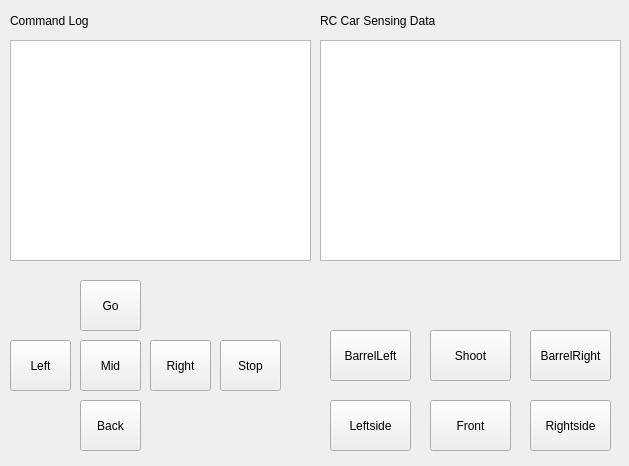
<?xml version="1.0" encoding="UTF-8"?>
<ui version="4.0">
 <class>MainWindow</class>
 <widget class="QMainWindow" name="MainWindow">
  <property name="geometry">
   <rect>
    <x>0</x>
    <y>0</y>
    <width>629</width>
    <height>466</height>
   </rect>
  </property>
  <property name="windowTitle">
   <string>MainWindow</string>
  </property>
  <widget class="QWidget" name="centralwidget">
   <widget class="QPlainTextEdit" name="cmd_text">
    <property name="geometry">
     <rect>
      <x>10</x>
      <y>40</y>
      <width>301</width>
      <height>221</height>
     </rect>
    </property>
   </widget>
   <widget class="QPushButton" name="btn_go">
    <property name="geometry">
     <rect>
      <x>80</x>
      <y>280</y>
      <width>61</width>
      <height>51</height>
     </rect>
    </property>
    <property name="text">
     <string>Go</string>
    </property>
   </widget>
   <widget class="QPushButton" name="btn_mid">
    <property name="geometry">
     <rect>
      <x>80</x>
      <y>340</y>
      <width>61</width>
      <height>51</height>
     </rect>
    </property>
    <property name="text">
     <string>Mid</string>
    </property>
   </widget>
   <widget class="QPushButton" name="btn_right">
    <property name="geometry">
     <rect>
      <x>150</x>
      <y>340</y>
      <width>61</width>
      <height>51</height>
     </rect>
    </property>
    <property name="text">
     <string>Right</string>
    </property>
   </widget>
   <widget class="QPushButton" name="btn_left">
    <property name="geometry">
     <rect>
      <x>10</x>
      <y>340</y>
      <width>61</width>
      <height>51</height>
     </rect>
    </property>
    <property name="text">
     <string>Left</string>
    </property>
   </widget>
   <widget class="QPushButton" name="btn_back">
    <property name="geometry">
     <rect>
      <x>80</x>
      <y>400</y>
      <width>61</width>
      <height>51</height>
     </rect>
    </property>
    <property name="text">
     <string>Back</string>
    </property>
   </widget>
   <widget class="QPushButton" name="btn_stop">
    <property name="geometry">
     <rect>
      <x>220</x>
      <y>340</y>
      <width>61</width>
      <height>51</height>
     </rect>
    </property>
    <property name="text">
     <string>Stop</string>
    </property>
   </widget>
   <widget class="QPushButton" name="btn_shoot">
    <property name="geometry">
     <rect>
      <x>430</x>
      <y>330</y>
      <width>81</width>
      <height>51</height>
     </rect>
    </property>
    <property name="text">
     <string>Shoot</string>
    </property>
   </widget>
   <widget class="QPlainTextEdit" name="sen_text">
    <property name="geometry">
     <rect>
      <x>320</x>
      <y>40</y>
      <width>301</width>
      <height>221</height>
     </rect>
    </property>
   </widget>
   <widget class="QPushButton" name="btn_leftside">
    <property name="geometry">
     <rect>
      <x>330</x>
      <y>400</y>
      <width>81</width>
      <height>51</height>
     </rect>
    </property>
    <property name="text">
     <string>Leftside</string>
    </property>
   </widget>
   <widget class="QPushButton" name="btn_front">
    <property name="geometry">
     <rect>
      <x>430</x>
      <y>400</y>
      <width>81</width>
      <height>51</height>
     </rect>
    </property>
    <property name="text">
     <string>Front</string>
    </property>
   </widget>
   <widget class="QPushButton" name="btn_rightside">
    <property name="geometry">
     <rect>
      <x>530</x>
      <y>400</y>
      <width>81</width>
      <height>51</height>
     </rect>
    </property>
    <property name="text">
     <string>Rightside</string>
    </property>
   </widget>
   <widget class="QLabel" name="cmmand_log">
    <property name="geometry">
     <rect>
      <x>10</x>
      <y>10</y>
      <width>121</width>
      <height>22</height>
     </rect>
    </property>
    <property name="text">
     <string>Command Log</string>
    </property>
   </widget>
   <widget class="QLabel" name="sensing_data">
    <property name="geometry">
     <rect>
      <x>320</x>
      <y>10</y>
      <width>151</width>
      <height>22</height>
     </rect>
    </property>
    <property name="text">
     <string>RC Car Sensing Data</string>
    </property>
   </widget>
   <widget class="QPushButton" name="btn_barrelLeft">
    <property name="geometry">
     <rect>
      <x>330</x>
      <y>330</y>
      <width>81</width>
      <height>51</height>
     </rect>
    </property>
    <property name="text">
     <string>BarrelLeft</string>
    </property>
   </widget>
   <widget class="QPushButton" name="btn_barrelRight">
    <property name="geometry">
     <rect>
      <x>530</x>
      <y>330</y>
      <width>81</width>
      <height>51</height>
     </rect>
    </property>
    <property name="text">
     <string>BarrelRight</string>
    </property>
   </widget>
   <widget class="QLabel" name="shot_check">
    <property name="geometry">
     <rect>
      <x>427</x>
      <y>280</y>
      <width>91</width>
      <height>22</height>
     </rect>
    </property>
    <property name="text">
     <string/>
    </property>
   </widget>
  </widget>
 </widget>
 <resources/>
 <connections>
  <connection>
   <sender>btn_go</sender>
   <signal>clicked()</signal>
   <receiver>MainWindow</receiver>
   <slot>clickedGo()</slot>
   <hints>
    <hint type="sourcelabel">
     <x>140</x>
     <y>330</y>
    </hint>
    <hint type="destinationlabel">
     <x>224</x>
     <y>332</y>
    </hint>
   </hints>
  </connection>
  <connection>
   <sender>btn_right</sender>
   <signal>clicked()</signal>
   <receiver>MainWindow</receiver>
   <slot>clickedRight()</slot>
   <hints>
    <hint type="sourcelabel">
     <x>210</x>
     <y>390</y>
    </hint>
    <hint type="destinationlabel">
     <x>315</x>
     <y>399</y>
    </hint>
   </hints>
  </connection>
  <connection>
   <sender>btn_left</sender>
   <signal>clicked()</signal>
   <receiver>MainWindow</receiver>
   <slot>clickedLeft()</slot>
   <hints>
    <hint type="sourcelabel">
     <x>70</x>
     <y>390</y>
    </hint>
    <hint type="destinationlabel">
     <x>40</x>
     <y>396</y>
    </hint>
   </hints>
  </connection>
  <connection>
   <sender>btn_mid</sender>
   <signal>clicked()</signal>
   <receiver>MainWindow</receiver>
   <slot>clickedMid()</slot>
   <hints>
    <hint type="sourcelabel">
     <x>140</x>
     <y>390</y>
    </hint>
    <hint type="destinationlabel">
     <x>86</x>
     <y>327</y>
    </hint>
   </hints>
  </connection>
  <connection>
   <sender>btn_back</sender>
   <signal>clicked()</signal>
   <receiver>MainWindow</receiver>
   <slot>clickedBack()</slot>
   <hints>
    <hint type="sourcelabel">
     <x>140</x>
     <y>450</y>
    </hint>
    <hint type="destinationlabel">
     <x>238</x>
     <y>446</y>
    </hint>
   </hints>
  </connection>
  <connection>
   <sender>btn_stop</sender>
   <signal>clicked()</signal>
   <receiver>MainWindow</receiver>
   <slot>clickedStop()</slot>
   <hints>
    <hint type="sourcelabel">
     <x>280</x>
     <y>390</y>
    </hint>
    <hint type="destinationlabel">
     <x>365</x>
     <y>329</y>
    </hint>
   </hints>
  </connection>
  <connection>
   <sender>btn_shoot</sender>
   <signal>clicked()</signal>
   <receiver>MainWindow</receiver>
   <slot>clickedShoot()</slot>
   <hints>
    <hint type="sourcelabel">
     <x>490</x>
     <y>319</y>
    </hint>
    <hint type="destinationlabel">
     <x>455</x>
     <y>355</y>
    </hint>
   </hints>
  </connection>
  <connection>
   <sender>btn_leftside</sender>
   <signal>pressed()</signal>
   <receiver>MainWindow</receiver>
   <slot>leftPress()</slot>
   <hints>
    <hint type="sourcelabel">
     <x>349</x>
     <y>371</y>
    </hint>
    <hint type="destinationlabel">
     <x>400</x>
     <y>276</y>
    </hint>
   </hints>
  </connection>
  <connection>
   <sender>btn_leftside</sender>
   <signal>released()</signal>
   <receiver>MainWindow</receiver>
   <slot>leftRelease()</slot>
   <hints>
    <hint type="sourcelabel">
     <x>388</x>
     <y>384</y>
    </hint>
    <hint type="destinationlabel">
     <x>329</x>
     <y>286</y>
    </hint>
   </hints>
  </connection>
  <connection>
   <sender>btn_front</sender>
   <signal>pressed()</signal>
   <receiver>MainWindow</receiver>
   <slot>frontPress()</slot>
   <hints>
    <hint type="sourcelabel">
     <x>463</x>
     <y>381</y>
    </hint>
    <hint type="destinationlabel">
     <x>435</x>
     <y>433</y>
    </hint>
   </hints>
  </connection>
  <connection>
   <sender>btn_front</sender>
   <signal>released()</signal>
   <receiver>MainWindow</receiver>
   <slot>frontRelease()</slot>
   <hints>
    <hint type="sourcelabel">
     <x>496</x>
     <y>382</y>
    </hint>
    <hint type="destinationlabel">
     <x>483</x>
     <y>457</y>
    </hint>
   </hints>
  </connection>
  <connection>
   <sender>btn_rightside</sender>
   <signal>pressed()</signal>
   <receiver>MainWindow</receiver>
   <slot>rightPress()</slot>
   <hints>
    <hint type="sourcelabel">
     <x>591</x>
     <y>377</y>
    </hint>
    <hint type="destinationlabel">
     <x>564</x>
     <y>286</y>
    </hint>
   </hints>
  </connection>
  <connection>
   <sender>btn_rightside</sender>
   <signal>released()</signal>
   <receiver>MainWindow</receiver>
   <slot>rightRelease()</slot>
   <hints>
    <hint type="sourcelabel">
     <x>553</x>
     <y>389</y>
    </hint>
    <hint type="destinationlabel">
     <x>558</x>
     <y>425</y>
    </hint>
   </hints>
  </connection>
  <connection>
   <sender>btn_barrelLeft</sender>
   <signal>pressed()</signal>
   <receiver>MainWindow</receiver>
   <slot>barrelLeftPress()</slot>
   <hints>
    <hint type="sourcelabel">
     <x>362</x>
     <y>299</y>
    </hint>
    <hint type="destinationlabel">
     <x>296</x>
     <y>271</y>
    </hint>
   </hints>
  </connection>
  <connection>
   <sender>btn_barrelRight</sender>
   <signal>pressed()</signal>
   <receiver>MainWindow</receiver>
   <slot>barrelRightPress()</slot>
   <hints>
    <hint type="sourcelabel">
     <x>599</x>
     <y>293</y>
    </hint>
    <hint type="destinationlabel">
     <x>622</x>
     <y>272</y>
    </hint>
   </hints>
  </connection>
  <connection>
   <sender>btn_barrelLeft</sender>
   <signal>released()</signal>
   <receiver>MainWindow</receiver>
   <slot>barrelLeftRelease()</slot>
   <hints>
    <hint type="sourcelabel">
     <x>370</x>
     <y>315</y>
    </hint>
    <hint type="destinationlabel">
     <x>314</x>
     <y>232</y>
    </hint>
   </hints>
  </connection>
  <connection>
   <sender>btn_barrelRight</sender>
   <signal>released()</signal>
   <receiver>MainWindow</receiver>
   <slot>barrelRightRelease()</slot>
   <hints>
    <hint type="sourcelabel">
     <x>570</x>
     <y>315</y>
    </hint>
    <hint type="destinationlabel">
     <x>314</x>
     <y>232</y>
    </hint>
   </hints>
  </connection>
 </connections>
 <slots>
  <slot>clickedGo()</slot>
  <slot>clickedMid()</slot>
  <slot>clickedRight()</slot>
  <slot>clickedLeft()</slot>
  <slot>clickedBack()</slot>
  <slot>clickedStop()</slot>
  <slot>clickedShoot()</slot>
  <slot>frontPress()</slot>
  <slot>frontRelease()</slot>
  <slot>rightPress()</slot>
  <slot>rightRelease()</slot>
  <slot>leftPress()</slot>
  <slot>leftRelease()</slot>
  <slot>barrelLeftPress()</slot>
  <slot>barrelLeftRelease()</slot>
  <slot>barrelRightPress()</slot>
  <slot>barrelRightRelease()</slot>
 </slots>
</ui>
